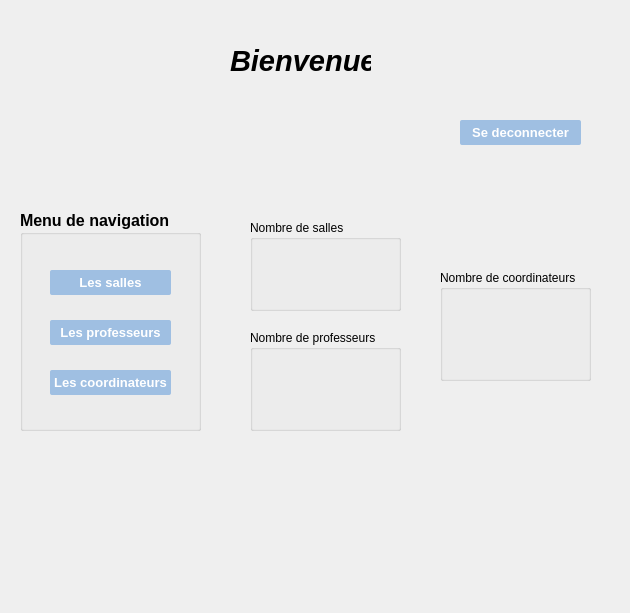
<?xml version="1.0" encoding="UTF-8"?>
<ui version="4.0">
 <class>NavMenu</class>
 <widget class="QDialog" name="NavMenu">
  <property name="geometry">
   <rect>
    <x>0</x>
    <y>0</y>
    <width>630</width>
    <height>613</height>
   </rect>
  </property>
  <property name="windowTitle">
   <string>Dialog</string>
  </property>
  <widget class="QLabel" name="label">
   <property name="geometry">
    <rect>
     <x>230</x>
     <y>30</y>
     <width>141</width>
     <height>61</height>
    </rect>
   </property>
   <property name="font">
    <font>
     <pointsize>22</pointsize>
     <italic>true</italic>
     <bold>true</bold>
    </font>
   </property>
   <property name="text">
    <string>Bienvenue</string>
   </property>
  </widget>
  <widget class="QGroupBox" name="groupBox">
   <property name="geometry">
    <rect>
     <x>20</x>
     <y>210</y>
     <width>181</width>
     <height>221</height>
    </rect>
   </property>
   <property name="font">
    <font>
     <pointsize>12</pointsize>
     <bold>true</bold>
    </font>
   </property>
   <property name="title">
    <string>Menu de navigation</string>
   </property>
   <widget class="QPushButton" name="GoProf">
    <property name="geometry">
     <rect>
      <x>30</x>
      <y>110</y>
      <width>121</width>
      <height>25</height>
     </rect>
    </property>
    <property name="font">
     <font>
      <pointsize>-1</pointsize>
      <bold>true</bold>
     </font>
    </property>
    <property name="styleSheet">
     <string notr="true">QPushButton{
color: #ffffff;
border-radius:2px;
background-color: rgb(159, 191, 226);
height: 25px;
font-size:13px;
}
QPushButton:hover:!pressed
{
	background-color: rgb(179, 216, 255);
}
QPushButton:pressed
{
              transition: 0.9s; 
}</string>
    </property>
    <property name="text">
     <string>Les professeurs</string>
    </property>
   </widget>
   <widget class="QPushButton" name="GoSalle">
    <property name="geometry">
     <rect>
      <x>30</x>
      <y>60</y>
      <width>121</width>
      <height>25</height>
     </rect>
    </property>
    <property name="font">
     <font>
      <pointsize>-1</pointsize>
      <italic>false</italic>
      <bold>true</bold>
     </font>
    </property>
    <property name="styleSheet">
     <string notr="true">QPushButton{
color: #ffffff;
border-radius:2px;
background-color: rgb(159, 191, 226);
height: 25px;
font-size:13px;
}
QPushButton:hover:!pressed
{
	background-color: rgb(179, 216, 255);
}
QPushButton:pressed
{
              transition: 0.9s; 
}</string>
    </property>
    <property name="text">
     <string>Les salles</string>
    </property>
   </widget>
   <widget class="QPushButton" name="GoCoord">
    <property name="geometry">
     <rect>
      <x>30</x>
      <y>160</y>
      <width>121</width>
      <height>25</height>
     </rect>
    </property>
    <property name="font">
     <font>
      <pointsize>-1</pointsize>
      <italic>false</italic>
      <bold>true</bold>
     </font>
    </property>
    <property name="styleSheet">
     <string notr="true">QPushButton{
color: #ffffff;
border-radius:2px;
background-color: rgb(159, 191, 226);
height: 25px;
font-size:13px;
}
QPushButton:hover:!pressed
{
	background-color: rgb(179, 216, 255);
}
QPushButton:pressed
{
              transition: 0.9s; 
}</string>
    </property>
    <property name="text">
     <string>Les coordinateurs</string>
    </property>
   </widget>
  </widget>
  <widget class="QGroupBox" name="groupBox_2">
   <property name="geometry">
    <rect>
     <x>250</x>
     <y>220</y>
     <width>151</width>
     <height>91</height>
    </rect>
   </property>
   <property name="title">
    <string>Nombre de salles</string>
   </property>
   <widget class="QLabel" name="SalleNumber">
    <property name="geometry">
     <rect>
      <x>40</x>
      <y>30</y>
      <width>71</width>
      <height>41</height>
     </rect>
    </property>
    <property name="text">
     <string/>
    </property>
   </widget>
  </widget>
  <widget class="QGroupBox" name="groupBox_3">
   <property name="geometry">
    <rect>
     <x>250</x>
     <y>330</y>
     <width>151</width>
     <height>101</height>
    </rect>
   </property>
   <property name="title">
    <string>Nombre de professeurs</string>
   </property>
   <widget class="QLabel" name="ProfNumber">
    <property name="geometry">
     <rect>
      <x>40</x>
      <y>40</y>
      <width>61</width>
      <height>41</height>
     </rect>
    </property>
    <property name="text">
     <string/>
    </property>
   </widget>
  </widget>
  <widget class="QGroupBox" name="groupBox_4">
   <property name="geometry">
    <rect>
     <x>440</x>
     <y>270</y>
     <width>151</width>
     <height>111</height>
    </rect>
   </property>
   <property name="title">
    <string>Nombre de coordinateurs</string>
   </property>
   <widget class="QLabel" name="CoordNumber">
    <property name="geometry">
     <rect>
      <x>40</x>
      <y>40</y>
      <width>61</width>
      <height>41</height>
     </rect>
    </property>
    <property name="text">
     <string/>
    </property>
   </widget>
  </widget>
  <widget class="QPushButton" name="LogoutButton">
   <property name="geometry">
    <rect>
     <x>460</x>
     <y>120</y>
     <width>121</width>
     <height>25</height>
    </rect>
   </property>
   <property name="font">
    <font>
     <pointsize>-1</pointsize>
     <italic>false</italic>
     <bold>true</bold>
    </font>
   </property>
   <property name="styleSheet">
    <string notr="true">QPushButton{
color: #ffffff;
border-radius:2px;
background-color: rgb(159, 191, 226);
height: 25px;
font-size:13px;
}
QPushButton:hover:!pressed
{
	background-color: rgb(179, 216, 255);
}
QPushButton:pressed
{
              transition: 0.9s; 
}</string>
   </property>
   <property name="text">
    <string>Se deconnecter</string>
   </property>
  </widget>
 </widget>
 <resources/>
 <connections/>
</ui>
